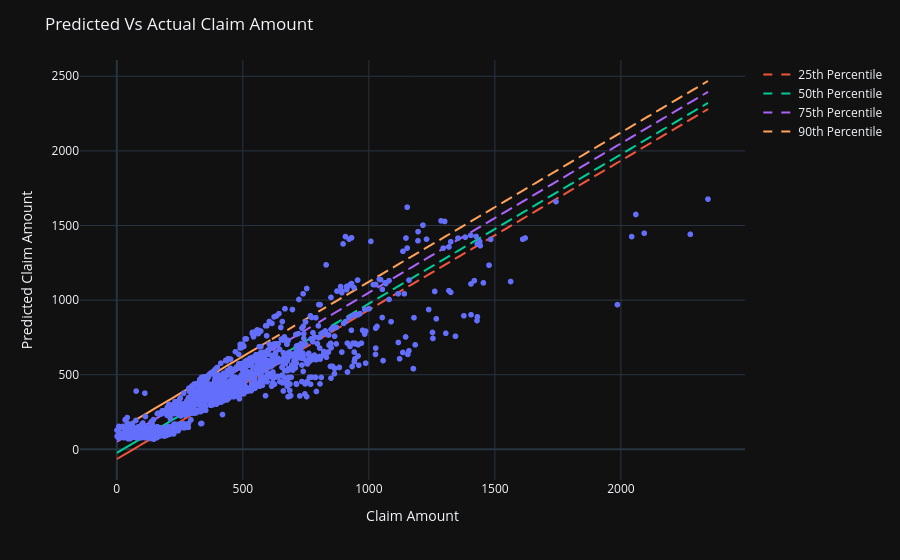

The notebook cell saved with this chart:
### Code cell
fig=px.scatter(x=y_test,
               y=y_pred,
            )

fig.add_scatter(
    x=y_test,
    y=y_test+p25,
    mode="lines",
    name="25th Percentile",
    line = dict(dash="dash"),
)

fig.add_scatter(
    x=y_test,
    y=y_test+p50,
    mode="lines",
    name="50th Percentile",
    line = dict(dash="dash"),
)

fig.add_scatter(
    x=y_test,
    y=y_test+p75,
    mode="lines",
    name="75th Percentile",
    line = dict(dash="dash"),
)

fig.add_scatter(
    x=y_test,
    y=y_test+p90,
    mode="lines",
    name="90th Percentile",
    line = dict(dash="dash"),
)

fig.update_layout(
    title="Predicted Vs Actual Claim Amount",
    xaxis_title="Claim Amount",
    yaxis_title="Predicted Claim Amount"

)

fig.show()

### Figure 1 — Plotly figure (JSON) as saved in the notebook; plotly's stock layout.template omitted (floating-point values rounded to 4 significant figures; data arrays with more than 128 entries replaced by an {"elided": "..."} marker saying what was removed)
{"data": [{"hovertemplate": "x=%{x}<br>y=%{y}<extra></extra>", "legendgroup": "", "marker": {"color": "#636efa", "symbol": "circle"}, "mode": "markers", "name": "", "showlegend": false, "x": {"elided": "1827 float values"}, "xaxis": "x", "y": {"elided": "1827 float values"}, "yaxis": "y", "type": "scattergl"}, {"line": {"dash": "dash"}, "mode": "lines", "name": "25th Percentile", "x": {"elided": "1827 float values"}, "y": {"elided": "1827 float values"}, "type": "scatter"}, {"line": {"dash": "dash"}, "mode": "lines", "name": "50th Percentile", "x": {"elided": "1827 float values"}, "y": {"elided": "1827 float values"}, "type": "scatter"}, {"line": {"dash": "dash"}, "mode": "lines", "name": "75th Percentile", "x": {"elided": "1827 float values"}, "y": {"elided": "1827 float values"}, "type": "scatter"}, {"line": {"dash": "dash"}, "mode": "lines", "name": "90th Percentile", "x": {"elided": "1827 float values"}, "y": {"elided": "1827 float values"}, "type": "scatter"}], "layout": {"xaxis": {"anchor": "y", "domain": [0.0, 1.0], "title": {"text": "Claim Amount"}}, "yaxis": {"anchor": "x", "domain": [0.0, 1.0], "title": {"text": "Predicted Claim Amount"}}, "legend": {"tracegroupgap": 0}, "margin": {"t": 60}, "title": {"text": "Predicted Vs Actual Claim Amount"}}}
